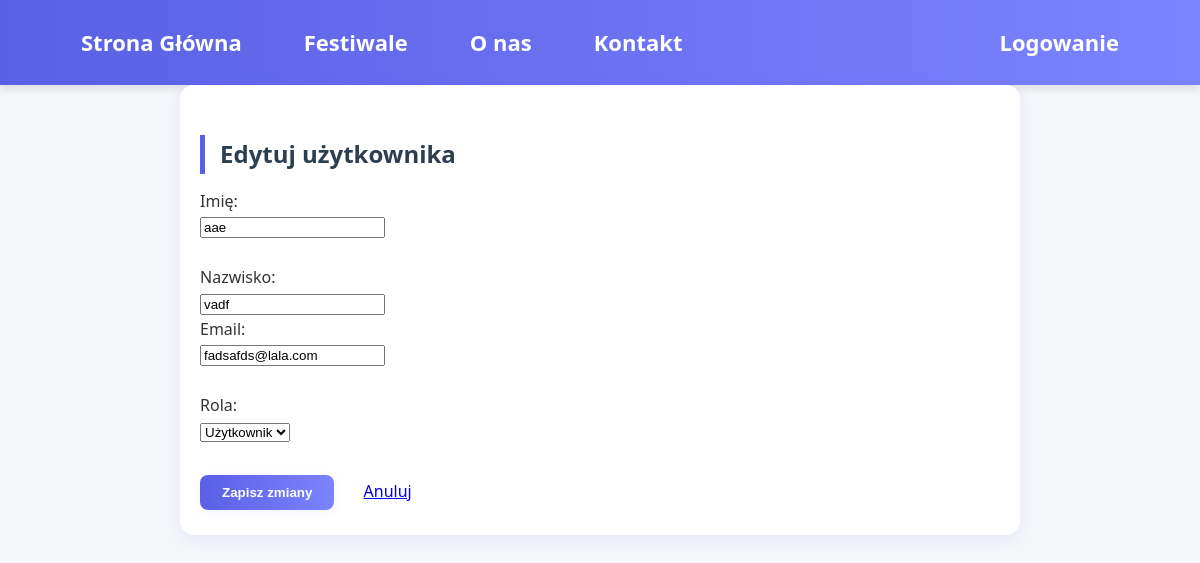
Page /php/edit_user.php?id=6 on the earlier database version.
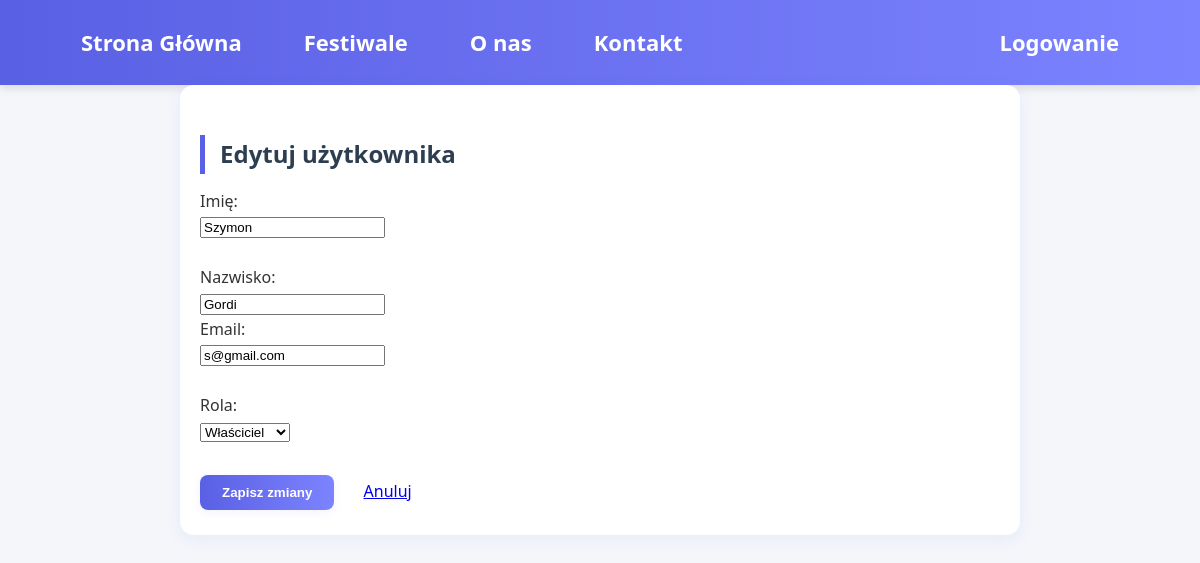
Same page on the later database version.
### tables this page shows
CREATE TABLE `uzytkownicy` (
  `uzytkownicy_id` int(11) NOT NULL,
  `nazwa` varchar(50) NOT NULL,
  `imie` varchar(50) NOT NULL,
  `nazwisko` varchar(50) NOT NULL,
  `data_urodzenia` date NOT NULL,
  `email` varchar(100) NOT NULL,
  `telefon` varchar(20) NOT NULL,
  `haslo` varchar(255) NOT NULL,
  `rola` varchar(50) NOT NULL DEFAULT 'klient',
  `data_dodania` datetime DEFAULT current_timestamp(),
  `aktywny` tinyint(1) DEFAULT 1
);

### php/edit_user.php (the view, shortened to what this page needs)
<?php
require_once 'config.php';
$id = (int)$_GET['id'];
$stmt = $pdo->prepare("SELECT * FROM uzytkownicy WHERE uzytkownicy_id = ?");
$stmt->execute([$id]);
$user = $stmt->fetch();
?>
<!DOCTYPE html>
<html lang="pl">
<head>
    <link rel="stylesheet" href="../styleCSS/Style.css">
</head>
<body>
    <?php include 'header.php'; ?>
    <div class="dashboard" style="max-width: 800px; margin: 0 auto; padding: 20px;">
        <h2>Edytuj użytkownika</h2>
        <form method="post">
            <label>Imię:</label><br>
            <input type="text" name="imie" value="<?php echo htmlspecialchars($user['imie']); ?>" required><br><br>
            <label>Nazwisko:</label><br>
            <input type="text" name="nazwisko"
       value="<?php echo isset($user['nazwisko']) ? htmlspecialchars($user['nazwisko']) : ''; ?>" <br><br>
            <label>Email:</label><br>
            <input type="email" name="email"
       value="<?php echo isset($user['email']) ? htmlspecialchars($user['email']) : ''; ?>"
       required ><br><br>
            <label>Rola:</label><br>
            <select name="rola">
                <option value="uzytkownik" <?= $user['rola'] === 'uzytkownik' ? 'selected' : '' ?>>Użytkownik</option>
                <option value="wlasciciel" <?= $user['rola'] === 'wlasciciel' ? 'selected' : '' ?>>Właściciel</option>
            </select><br><br>
            <button type="submit">Zapisz zmiany</button>
            <a href="panel_wlasciciela.php" style="margin-left: 20px;">Anuluj</a>
        </form>
    </div>
</body>
</html>

### php/header.php (shortened to what this page needs)
<?php
require_once 'config.php';
?>
<html lang="pl">
<head>
    <link rel="stylesheet" href="https://cdnjs.cloudflare.com/ajax/libs/font-awesome/6.4.0/css/all.min.css">
    <link rel="stylesheet" href="../styleCSS/Style.css">
</head>
<header>
    <nav>
        <ul>
            <li><a href="index.php">Strona Główna</a></li>
            <li><a href="festiwale.php">Festiwale</a></li>
            <li><a href="o-nas.php">O nas</a></li>
            <li><a href="kontakt.php">Kontakt</a></li>
            <?php
            if (isset($_SESSION['logged_in']) && $_SESSION['logged_in'] === true) {
                $stmt = $pdo->prepare('SELECT imie, rola FROM uzytkownicy WHERE uzytkownicy_id = ?');
                $stmt->execute([$_SESSION['user_id']]);
                $user = $stmt->fetch(PDO::FETCH_ASSOC);
                $imie = $user ? $user['imie'] : 'Użytkowniku';
                echo '<li class="welcome-message">Witaj, ' . htmlspecialchars($imie) . '!</li>';
                if ($user['rola'] === 'wlasciciel') {
                    echo '<li><a href="panel_wlasciciela.php" class="profile-link">Panel admina</a></li>';
                } elseif (in_array($user['rola'], [
                    'sprzataczka', 'informatyk', 'organizator', 'technik sceniczny',
                    'specjalista ds. promocji', 'koordynator wolontariuszy'
                ])) {
                    echo '<li><a href="panel_pracownika.php" class="profile-link">Panel pracownika</a></li>';
                } else {
                    echo '<li><a href="panel_uzytkownika.php" class="profile-link">Mój profil</a></li>';
                }
                echo '<li><a href="wyloguj.php">Wyloguj</a></li>';
            } else {
                echo '<li><a href="logowanie.php">Logowanie</a></li>';
            }
            ?>
        </ul>
    </nav>
</header>

### styleCSS/Style.css (style rules this page uses)
body { margin: 0; font-family: 'Segoe UI', Tahoma, Geneva, Verdana, sans-serif; background-color: #f4f6fa; color: #333; line-height: 1.6; height: 100%; }
header { background: linear-gradient(90deg, #5a60e3, #7c83ff); color: white; padding: 25px 0; font-size: 22px; text-align: center; box-shadow: 0 4px 8px rgba(0,0,0,0.1); }
nav ul { display: flex; justify-content: space-between; list-style: none; margin: 0; padding: 0; flex-wrap: wrap; width: 100%; max-width: 1100px; margin: 0 auto; }
nav ul li:last-child { margin-left: auto; margin-right: 15px; }
nav ul li { margin: 0 15px; }
nav ul li a { color: white; text-decoration: none; font-weight: bold; padding: 10px 16px; border-radius: 8px; transition: all 0.3s ease; }
h1, h2 { color: #2c3e50; margin-bottom: 15px; }
h2 { font-size: 1.8rem; border-left: 5px solid #5a60e3; padding-left: 15px; }
ul { padding-left: 25px; }
.dashboard { max-width: 900px; margin: 40px auto; background: #fff; border-radius: 14px; box-shadow: 0 4px 16px rgba(90,96,227,0.08); padding: 40px 30px 30px 30px; }
.dashboard h2 { color: #2c3e50; margin-top: 30px; margin-bottom: 15px; font-size: 1.5rem; }
.dashboard .btn, .dashboard button { background: linear-gradient(90deg, #5a60e3, #7c83ff); color: #fff; border: none; border-radius: 8px; padding: 10px 22px; font-weight: 600; margin: 5px 5px 5px 0; cursor: pointer; transition: background 0.2s, box-shadow 0.2s; box-shadow: 0 2px 8px rgba(90,96,227,0.08); text-decoration: none; display: inline-block; }

Differences in the rows shown:
changed uzytkownicy: imie "aae" → "Szymon"; nazwisko "vadf" → "Gordi"; email "fadsafds@lala.com" → "s@gmail.com"; rola (not shown) → "Właściciel"
Other differences:
form field rola: "Użytkownik" → (not shown)
